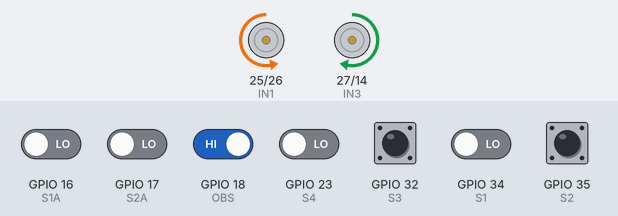
Simulated run of this sketch. Board: ESP32. Parts: motor-driver pin pairs drawn as motors (green arrow = first pin HIGH = forward, orange = second pin HIGH = backward, longer = more drive, scaled by the enable pin). The test bench sets the inputs (shaded band); at power-on: GPIO 18 (OBS), GPIO 32 (S3), GPIO 35 (S2) HIGH, GPIO 16 (S1A), GPIO 17 (S2A), GPIO 23 (S4), GPIO 34 (S1) LOW.

Above: at 1.2 s.
1.3 s: GPIO 18 (OBS) driven LOW
At 1.85 s:
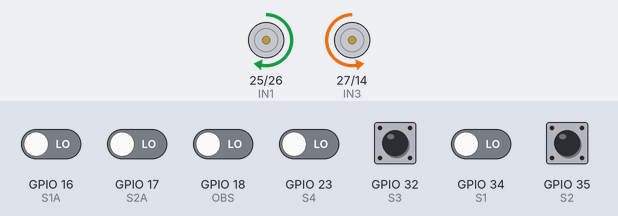
At 2.37 s:
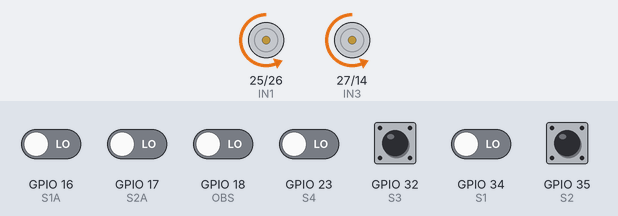
4.3 s: GPIO 18 (OBS) driven HIGH and GPIO 23 (S4) driven HIGH
At 4.8 s:
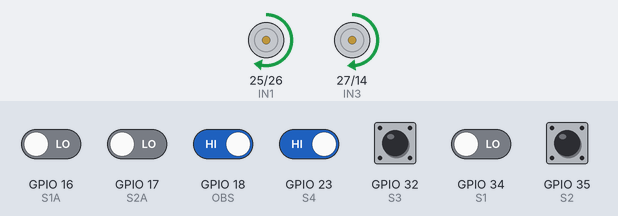
7.3 s: GPIO 17 (S2A) driven HIGH
10.3 s: GPIO 18 (OBS) driven LOW
Timing chart, 0 to 17.3 s (numbered marks = the images above; inputs shaded):
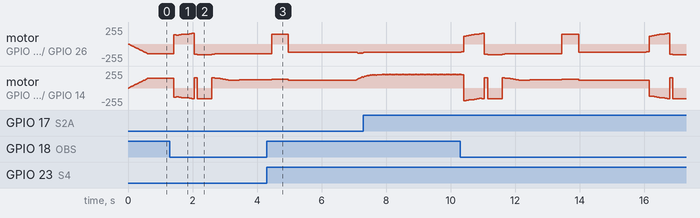

The sketch:

Robot_car.ino
```cpp
// ==================================================
// FINAL: 6 IR + FIXED TURN LOGIC + SMOOTH PID + OBSTACLE
// + 45 DEGREE TURN SENSOR IGNORE FIX
// ==================================================

// -------- IR Sensors --------
#define S1  34
#define S1A 16
#define S2  35
#define S3  32
#define S2A 17
#define S4  23

// -------- Obstacle Sensor --------
#define OBS 18

// -------- Motor Pins --------
#define IN1 25
#define IN2 26
#define IN3 27
#define IN4 14
#define ENA 33
#define ENB 19

int freq = 5000;
int resolution = 8;

// -------- SPEED --------
int baseSpeed = 150;
int minSpeed  = 120;
int maxSpeed  = 255;

// -------- TURN SPEED --------
int turnSpeedStrong = 180;
int obstacleTurnSpeed = 190;

// -------- PID --------
float Kp = 11.0;
float Kd = 3.2;

float lastError = 0;
float lastCorrection = 0;

// -------- SMOOTH --------
int currentL = 0;
int currentR = 0;
int rampStep = 6;

// -------- TURN FIX --------
const int turnIgnoreTime = 200;   // ignore old line for 200ms

// ==================================================
void setup() {

  pinMode(S1, INPUT);
  pinMode(S1A, INPUT);
  pinMode(S2, INPUT);
  pinMode(S3, INPUT);
  pinMode(S2A, INPUT);
  pinMode(S4, INPUT);

  pinMode(OBS, INPUT);

  pinMode(IN1, OUTPUT);
  pinMode(IN2, OUTPUT);
  pinMode(IN3, OUTPUT);
  pinMode(IN4, OUTPUT);

  ledcSetup(0, freq, resolution);
  ledcAttachPin(ENA, 0);

  ledcSetup(1, freq, resolution);
  ledcAttachPin(ENB, 1);
}

// ==================================================
void applyMotor(int targetL, int targetR) {

  if (currentL < targetL) currentL += rampStep;
  else if (currentL > targetL) currentL -= rampStep;

  if (currentR < targetR) currentR += rampStep;
  else if (currentR > targetR) currentR -= rampStep;

  currentL = constrain(currentL, 0, maxSpeed);
  currentR = constrain(currentR, 0, maxSpeed);

  ledcWrite(0, currentL);
  ledcWrite(1, currentR);
}

// ==================================================
void move(int left, int right) {

  digitalWrite(IN1, LOW);
  digitalWrite(IN2, HIGH);
  digitalWrite(IN3, HIGH);
  digitalWrite(IN4, LOW);

  if (left > 0 && left < minSpeed) left = minSpeed;
  if (right > 0 && right < minSpeed) right = minSpeed;

  left = constrain(left, 0, maxSpeed);
  right = constrain(right, 0, maxSpeed);

  applyMotor(left, right);
}

// ==================================================
void moveBackward(int l, int r) {

  digitalWrite(IN1, HIGH);
  digitalWrite(IN2, LOW);
  digitalWrite(IN3, LOW);
  digitalWrite(IN4, HIGH);

  l = constrain(l, 0, maxSpeed);
  r = constrain(r, 0, maxSpeed);

  applyMotor(l, r);
}

// ==================================================
void turnLeftStrong() {

  digitalWrite(IN1, HIGH);
  digitalWrite(IN2, LOW);
  digitalWrite(IN3, HIGH);
  digitalWrite(IN4, LOW);

  applyMotor(turnSpeedStrong, turnSpeedStrong);
}

// ==================================================
void turnRightStrong() {

  digitalWrite(IN1, LOW);
  digitalWrite(IN2, HIGH);
  digitalWrite(IN3, LOW);
  digitalWrite(IN4, HIGH);

  applyMotor(turnSpeedStrong, turnSpeedStrong);
}

// ==================================================
bool obstacleDetected() {

  int c = 0;
  for (int i = 0; i < 5; i++) {
    if (digitalRead(OBS) == 0) c++;
    delay(5);
  }
  return (c >= 4);
}

// ==================================================
void findLine() {

  unsigned long start = millis();

  while (!(digitalRead(S2)==0 && digitalRead(S3)==0)) {

    if (digitalRead(S2A)==0 || digitalRead(S4)==0) {
      move(120, 85);
    }
    else if (digitalRead(S1A)==0 || digitalRead(S1)==0) {
      move(85, 120);
    }
    else {
      move(105,105);
    }

    if (millis() - start > 2000) break;
  }

  move(120,120);
  delay(80);
}

// ==================================================
void avoidObstacle() {

  move(0,0);
  delay(80);

  // longer reverse
  for (int i=0; i<8; i++) {
    moveBackward(125 + i*5, 125 + i*5);
    delay(80);
  }

  move(0,0);
  delay(100);

  // BIG turn away
  turnRightStrong();
  delay(450);

  // wide arc
  for (int i=0; i<10; i++) {
    move(150, 75);
    delay(85);
  }

  // bypass
  move(130,130);
  delay(1000);

  // return
  turnLeftStrong();
  delay(520);

  findLine();
}

// ==================================================
void loop() {

  if (obstacleDetected()) {
    avoidObstacle();
    return;
  }

  int s1  = digitalRead(S1);
  int s1a = digitalRead(S1A);
  int s2  = digitalRead(S2);
  int s3  = digitalRead(S3);
  int s2a = digitalRead(S2A);
  int s4  = digitalRead(S4);

  // ==================================================
  // 45° LEFT TURN FIX
  // ==================================================
  if ((s4==0 && s2a==0 && s3==0 && s2==0 && s1a==1 && s1==1) ||
      (s4==0 && s2a==0 && s3==0 && s2==0 && s1a==0 && s1==1)) {

    move(160,160);
    delay(40);

    // Ignore old line for 200ms
    unsigned long ignoreStart = millis();
    while (millis() - ignoreStart < turnIgnoreTime) {
      turnLeftStrong();
    }

    // After ignore time, now search for NEW line
    unsigned long t = millis();
    while (!(digitalRead(S2)==0 && digitalRead(S3)==0)) {
      turnLeftStrong();
      if (millis()-t > 900) break;
    }

    move(125,125);
    delay(80);
    return;
  }

  // ==================================================
  // 45° RIGHT TURN FIX
  // ==================================================
  if ((s4==1 && s2a==1 && s3==0 && s2==0 && s1a==0 && s1==0) ||
      (s4==1 && s2a==0 && s3==0 && s2==0 && s1a==0 && s1==0)) {

    move(160,160);
    delay(40);

    // Ignore old line for 200ms
    unsigned long ignoreStart = millis();
    while (millis() - ignoreStart < turnIgnoreTime) {
      turnRightStrong();
    }

    // After ignore time, now search for NEW line
    unsigned long t = millis();
    while (!(digitalRead(S2)==0 && digitalRead(S3)==0)) {
      turnRightStrong();
      if (millis()-t > 900) break;
    }

    move(125,125);
    delay(80);
    return;
  }

  // ==================================================
  // LOST LINE
  // ==================================================
  if (s1==1 && s1a==1 && s2==1 && s3==1 && s2a==1 && s4==1) {

    if (lastError > 0) turnRightStrong();
    else turnLeftStrong();

    return;
  }

  // ==================================================
  // PID (CENTER STABLE)
  // ==================================================
  int sum = 0;
  int count = 0;

  if (s1  == 0) { sum += -6; count++; }
  if (s1a == 0) { sum += -3; count++; }
  if (s2  == 0) { sum += -1; count++; }
  if (s3  == 0) { sum +=  1; count++; }
  if (s2a == 0) { sum +=  3; count++; }
  if (s4  == 0) { sum +=  6; count++; }

  float error = (count > 0) ? (float)sum / count : lastError;

  float derivative = error - lastError;
  float raw = (Kp * error) + (Kd * derivative);

  float correction = (0.84 * lastCorrection) + (0.16 * raw);

  lastError = error;
  lastCorrection = correction;

  int leftSpeed  = baseSpeed + correction;
  int rightSpeed = baseSpeed - correction;

  move(leftSpeed, rightSpeed);
}
```
